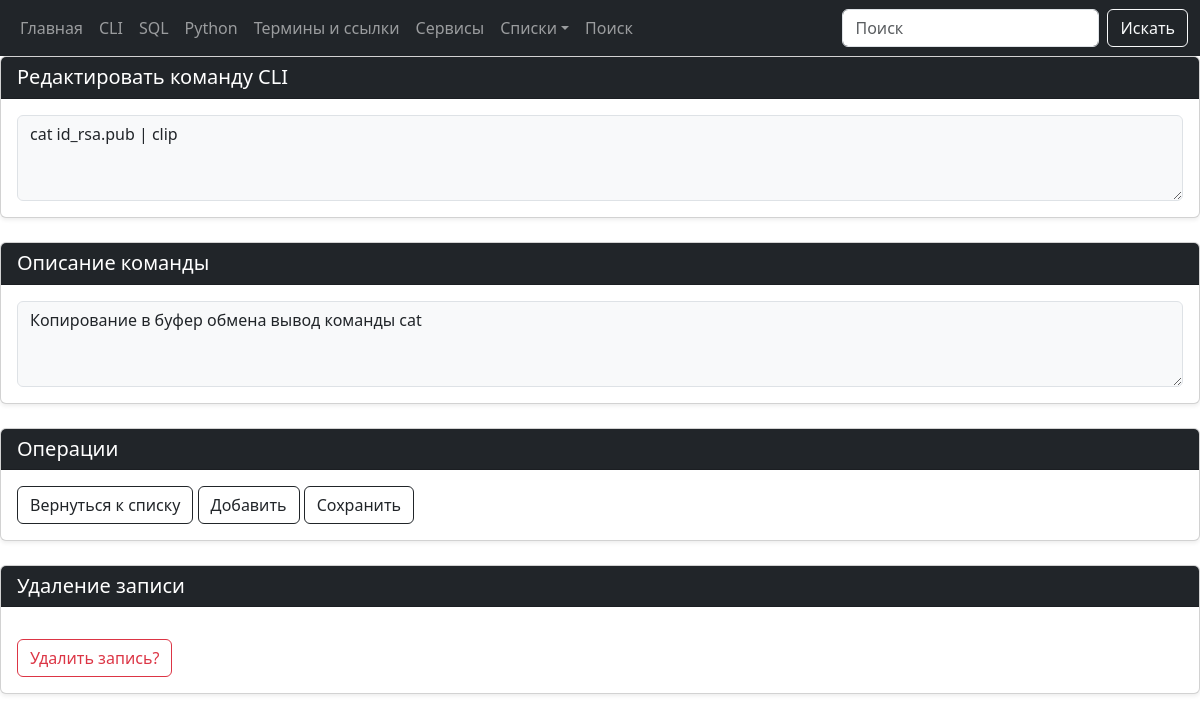
The page /cli/edit/249/ on the database its author committed.
### tables this page shows
CREATE TABLE "cli" (
  "cli_id" INTEGER PRIMARY KEY AUTOINCREMENT,
  "cli_command" TEXT NOT NULL,
  "cli_name" TEXT NOT NULL,
  "cli_date_add" TIMESTAMP DEFAULT CURRENT_TIMESTAMP,
  "cli_date_edit" TEXT
);

### modules/cli/edit_cli_post.py (the view, shortened to what this page needs)
@bp.route("/cli/edit/<int:cli_id>/", methods=("GET", "POST"))
def edit_cli_post(cli_id):
    conn = connect.get_db_connection()
    edit_cli_post_view = conn.execute("SELECT * FROM cli WHERE cli_id = ?",
                                          (cli_id,)).fetchone()
    return render_template("cli/edit_cli_post.html", edit_cli_post_view=edit_cli_post_view)

### modules/connect.py (called while the page is built)
def get_db_connection():
    db_path = os.path.join(BASE_DIR, '../database.db')
    conn = sqlite3.connect(db_path, timeout=30)
    conn.row_factory = sqlite3.Row
    return conn

### templates/cli/edit_cli_post.html (shortened to what this page needs)
{% extends 'base.html' %}
{% block content %}
    <form method="post">
        <div class="card mb-4 shadow-sm">
            <div class="card-header bg-dark text-white">
                <label for="cli_command" class="h5 mb-0">Редактировать команду CLI</label>
            </div>
            <div class="card-body">
                <textarea class="form-control bg-light text-dark" id="cli_command" name="cli_command" rows="3"
                    placeholder="Введите команду" required>{{ edit_cli_post_view.cli_command }}</textarea>
            </div>
        </div>
        <div class="card mb-4 shadow-sm">
            <div class="card-header bg-dark text-white">
                <label for="cli_name" class="h5 mb-0">Описание команды</label>
            </div>
            <div class="card-body">
                <textarea class="form-control bg-light text-dark" id="cli_name" name="cli_name" rows="3"
                    placeholder="Введите описание команды" required>{{ edit_cli_post_view.cli_name }}</textarea>
            </div>
        </div>
        <div class="card mb-4 shadow-sm">
            <div class="card-header bg-dark text-white">
                <div class="h5 mb-0">Операции</div>
            </div>
            <div class="card-body">
                <a href="{{ url_for('cli_posts.cli_posts') }}" class="btn btn-outline-dark">
                    Вернуться к списку
                </a>
                <a href="{{ url_for('add_cli_post.add_cli_post') }}" class="btn btn-outline-dark">
                        Добавить</a>
                <button type="submit" class="btn btn-outline-dark"> Сохранить</button>
            </div>
        </div>
    </form>
    <div class="card mb-4 shadow-sm">
        <div class="card-header bg-dark text-white">
            <div class="h5 mb-0">Удаление записи</div>
        </div>
        <div class="card-body">
            <form action="{{ url_for('delete_cli_post.delete_cli_post', cli_id=edit_cli_post_view['cli_id'])}}"
                method="POST" class="mt-3">
                <button type="submit" class="btn btn-outline-danger"
                    onclick="return confirm('Вы уверены что хотите удалить запись?')">
                     Удалить запись?
                </button>
            </form>
        </div>
    </div>
{% endblock %}

### rows shown on the page
cli: cli_command "cat id_rsa.pub | clip", cli_name "Копирование в буфер обмена вывод команды cat"
